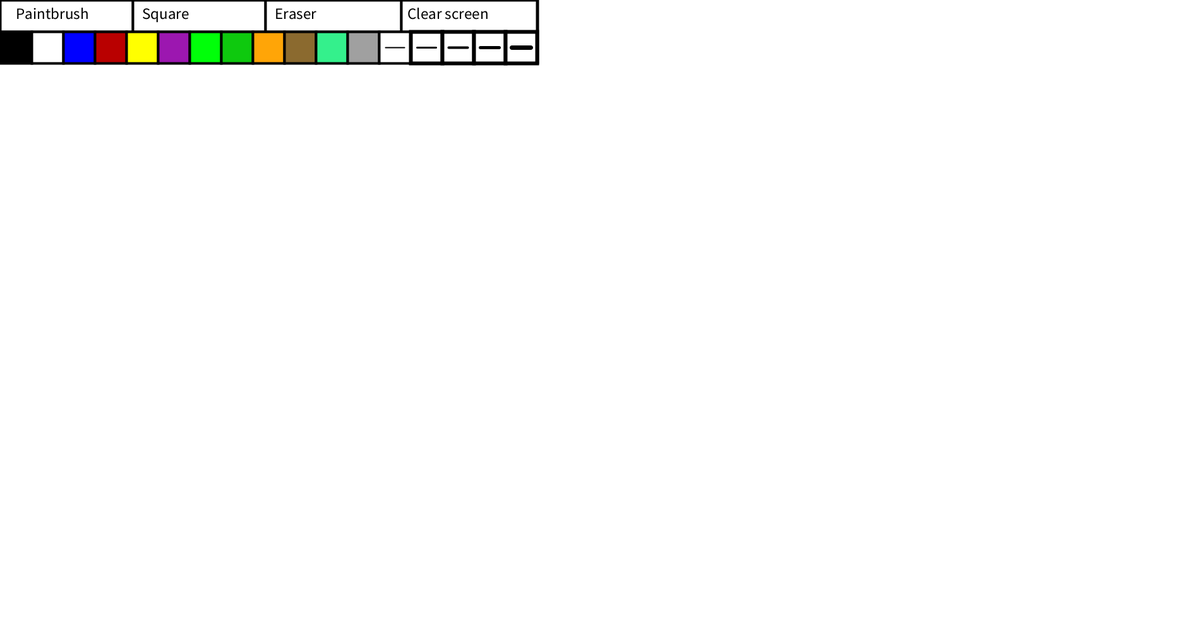
Frame 1 (no input)
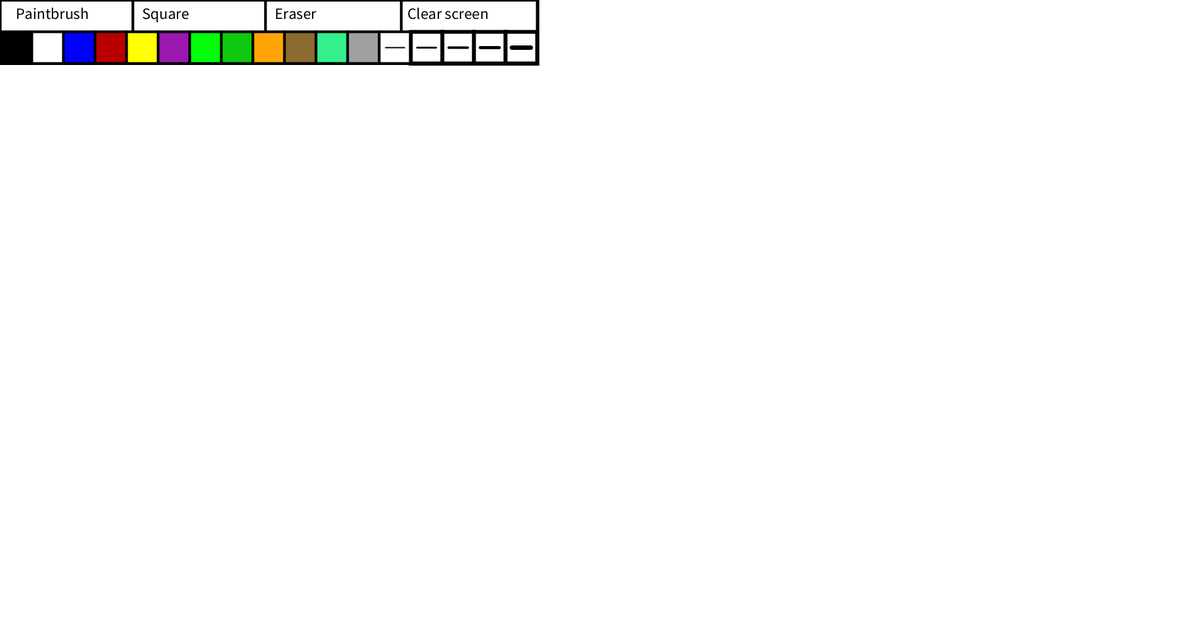
Frame 60 (the mouse pressed at the canvas centre just before this capture)
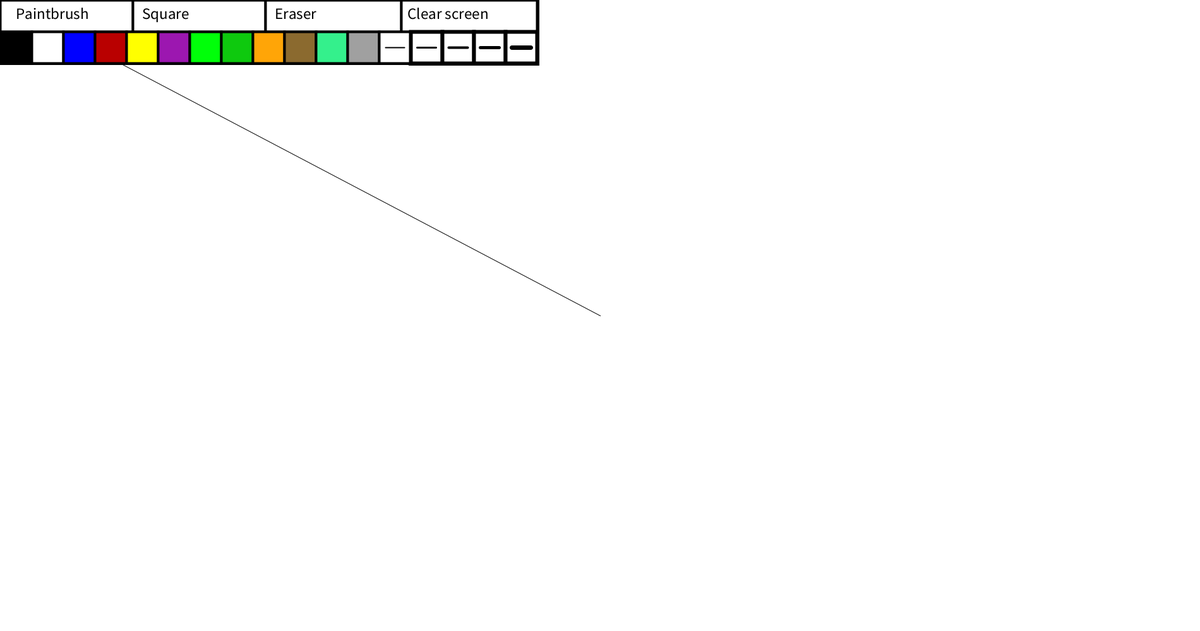
Frame 120 (the mouse held since frame 60 and released just before this capture)

The Processing sketch that drew these frames (run headless with seeded random() and noise(); from frame 60 on, the mouse is pressed at the canvas centre):

// Processing sketch: Processing_sketch
// ── Processing_sketch.pde



   color BLACK = color(0);//creating variable for black
   color WHITE = color(255);//variable for white
   color BLUE = color(0,0,255);//variable for blue
   color RED = color(185,0,0);//variable for red
   color YELLOW = color(255,255,0);//variable for yellow
   color PURPLE = color(156,23,176);
   color LIME = color(0,255,9);
   color GREEN = color(14,201,14);
   color ORANGE = color(255,165,7);
   color BROWN = color(139,106,47);
   color TURQUOISE = color(52,240,140);
   color GREY = color(160,160,160);
    
   int pnt_or_sq = 1;
   color color_select = color(0,0,0);


   Colors col;
   Paint paint;
   Square square;
   Eraser eraser;
   Clear_scr clear_scr;
   

   public void setup()
   {
       size(1900,1000);
       smooth();
       frameRate(30);
       background(255);
        
        col = new Colors();
        paint = new Paint();
        square = new Square();
        eraser = new Eraser();
        clear_scr = new Clear_scr();
       
        

    // initialize collection
   }
    


   public void draw()
   {
       //mouse_detect();
       //background(255);
       fill(0);
       stroke(0);
       strokeWeight(2);
       rect(0,0,852,100);//background of color picker

       col.draw_color_buttons();
       if(pnt_or_sq == 1)
       {
         paint.mouse_detect();
       }
        if(pnt_or_sq == 2)
       {
         square.mouse_detect();
       }
     if(pnt_or_sq == 3)
       {
         eraser.mouse_detect();
       }
       
        if(pnt_or_sq == 4)
       {
         clear_scr.clearr();
          
       }
        
   }




      
 void keyPressed()
 {
 if (key == 'p')
 {
      
   pnt_or_sq = 1;
 }
     if (key == 's')
 {
      
   pnt_or_sq = 2;
 }
  
     if (key == 'e')
 {
      
   pnt_or_sq = 3;
 }
  
  if (key == 'c')
 {
      
   pnt_or_sq = 4;
 }      

  
    
    
    
 }
  
  
 void mousePressed()
 {
 if(mouseX > 0 && mouseX <210 && mouseY >0 && mouseY <50)
 {
  pnt_or_sq =1; 
 }
 if(mouseX> 210 && mouseX <420 && mouseY >0 && mouseY<50)
 {
   pnt_or_sq = 2;
 }
 if(mouseX> 420 && mouseX <635 && mouseY >0 && mouseY<50)
 {
   pnt_or_sq = 3;
 }
  
  if(mouseX> 635 && mouseX <850 && mouseY >0 && mouseY<50)
 {
   pnt_or_sq = 4;
 }
    
 }//end mouse pressed
// ── Circle.pde
class Circle
{
   float x, y, x2, y2;
   color col;
   public Circle(float initPosX, float initPosY, color col) {
       this.x = initPosX;
       this.y = initPosY;
       this.col = col;
   }

   public void updateSize(float endx, float endy) {
       x2 = endx;
       y2 = endy;
   }

   public Circle copy() {
       Circle s = new Circle(x,y,col);
       s.updateSize(x2,y2);
       return s;
   }

   public void display() {
     pushMatrix();
     translate(x,y);
     fill(col);
     ellipse(0,0,x2-x,y2-y);
     popMatrix();    
   }
    
 
}
// ── Clear_scr.pde
class Clear_scr
{
   void clearr()
   {
    rect(0,0,1900,1000);
   }
   
  
   }
  
// ── Colors.pde
class Colors
{
   public void draw_color_buttons()
    {
  strokeWeight(4);
        stroke(0);
        //buttons
        fill(WHITE);
        rect(0,0,210,50);
        fill(BLACK);
        textSize(25);
        text("Paintbrush", 25,30);

        fill(WHITE);
        rect(210,0,210,50);
        fill(BLACK);
        textSize(25);
        text("Square", 225,30);
        
        fill(WHITE);
        rect(420,0,215,50);
        fill(BLACK);
        textSize(25);
        text("Eraser", 435,30);    
        
         fill(WHITE);
        rect(635,0,215,50);
        fill(BLACK);
        textSize(25);
        text("Clear screen", 645,30); 

        fill(BLACK);
        rect(0,50,50,50);
        fill(WHITE);
        rect(50,50,50,50);
        fill(BLUE);
        rect(100,50,50,50);
        fill(RED);
        rect(150,50,50,50);
        fill(YELLOW);
        rect(200,50,50,50);
        fill(PURPLE);
        rect(250,50,50,50);
        fill(LIME);
        rect(300,50,50,50);
        fill(GREEN);
        rect(350,50,50,50);
        fill(ORANGE);
        rect(400,50,50,50);
        fill(BROWN);
        rect(450,50,50,50);
        fill(TURQUOISE);
        rect(500,50,50,50);
        fill(GREY);
        rect(550,50,50,50);


        fill(WHITE);
        rect(600,50,50,50);
        stroke(BLACK);
        strokeWeight(2);
        line(610, 75,640, 75 );
        strokeWeight(6);

        fill(WHITE);
        rect(650,50,50,50);
        stroke(BLACK);
        strokeWeight(3);
        line(660, 75,690, 75 );
        strokeWeight(6);

        fill(WHITE);
        rect(700,50,50,50);
        stroke(BLACK);
        strokeWeight(4);
        line(710, 75,740, 75 );
        strokeWeight(6);

        fill(WHITE);
        rect(750,50,50,50);
        stroke(BLACK);
        strokeWeight(5);
        line(760, 75,790, 75 );
        strokeWeight(6);

        fill(WHITE);
        rect(800,50,50,50);
        stroke(BLACK);
        strokeWeight(7);
        line(810, 75,840, 75 );
    }

  
}
// ── Draw_sqr.pde

class Draw_sqr
{
    float x, y, x2, y2;
    //Square has 4 points and a colour
    //later passing mouse position and the colour to it
    color col;
    public Draw_sqr(float initPosX, float initPosY, color col)
    {
        this.x = initPosX;
        this.y = initPosY;
        this.col = col;
    }

    public void updateSize(float endx, float endy) 
    {
      //pass the current mouse position
      // allows the square to be resized
        x2 = endx;
        y2 = endy;
    }
    //once mouse released square shouldnt change in size
    //but still needs to be shown
    //so collection to save all the squares need to be created
    //a current square and one untill mouse is released

    public Draw_sqr copy() 
    {
        Draw_sqr s = new Draw_sqr(x,y,col);
        s.updateSize(x2,y2);
        return s;
    }

    public void display() 
    {
      //creates the square
      pushMatrix();
      translate(x,y);
      fill(255);
      stroke(col);
      rect(0,0,x2-x,y2-y);
      popMatrix();    
    }
}
// ── Eraser.pde
class Eraser
{
//creates eraser
//different thickness but only one color
//white
  float posX, posY;
  int thickness;
  //color color_select = color(0,0,0);
 
  
   public void mouse_detect()
   {

       if(mousePressed)
       {
                    if (mouseX > 600 && mouseX < 650) 
                    {
                        thickness = 10;
                    }
                    else if (mouseX > 650 && mouseX < 700)
                    
                    {
                        thickness = 20;
                    }
                    else if (mouseX > 700 && mouseX < 750) 
                    {
                        thickness = 30;
                    }
                    else if (mouseX > 750 && mouseX < 800)
                    {
                        thickness = 40;
                    }
                    else if (mouseX > 800 && mouseX < 850)
                    {
                        thickness = 50;
                    }
                    else if (mouseX > 850 && mouseX < 900) 
                    {
                        thickness = 60;
                    }
   
               stroke(255);
               strokeWeight(thickness);
               //strokeCap(PROJECT);
               line(posX, posY, mouseX, mouseY);

       }
       posX = mouseX;
       posY = mouseY;
   }

}

  
  
// ── Paint.pde
class Paint
{
   float posX, posY;
   int thickness = 1;
   color color_select = color(0,0,0);
 


 
   public void mouse_detect()
    {

        if(mousePressed)
        {



                if (mouseY > 50 && mouseY < 100)
                {
                    if (mouseX > 0 && mouseX < 50)
                    {
                        color_select = BLACK;
                        //thickness = 2;
                    } 
                    else if (mouseX > 50 && mouseX < 100) 
                    {
                        color_select = WHITE;
                        //thickness = 2;
                    }
                    else if (mouseX > 100 && mouseX < 150) 
                    {
                        color_select = BLUE;
                        //thickness = 2;
                    } 
                    else if (mouseX > 150 && mouseX < 200)
                    {
                        color_select = RED;
                        //thickness = 2;
                    } else if (mouseX > 200 && mouseX < 250) 
                    {
                        color_select = YELLOW;
                        //thickness = 2;
                    } 
                    else if (mouseX > 250 && mouseX < 300) {
                        color_select = PURPLE;
                        //thickness = 2;
                    } 
                    else if (mouseX > 300 && mouseX < 350)
                    {
                        color_select = LIME;
                        //thickness = 2;
                    }
                    else if (mouseX > 350 && mouseX < 400) 
                    {
                        color_select = GREEN;
                        //thickness = 2;
                    }
                    else if (mouseX > 400 && mouseX < 450) 
                    {
                        color_select = ORANGE;
                        //thickness = 2;
                    }
                    else if (mouseX > 450 && mouseX < 500)
                    {
                        color_select = BROWN;
                        //thickness = 2;
                    }
                    else if (mouseX > 500 && mouseX < 550)
                    {
                        color_select = TURQUOISE;
                        //thickness = 2;
                    }
                    else if (mouseX > 550 && mouseX < 600) 
                    {
                        color_select = GREY;
                        //thickness = 2;
                    }
                    else if (mouseX > 600 && mouseX < 650) 
                    {
                        thickness = 2;
                    }
                    else if (mouseX > 650 && mouseX < 700)
                    
                    {
                        thickness = 3;
                    }
                    else if (mouseX > 700 && mouseX < 750) 
                    {
                        thickness = 4;
                    }
                    else if (mouseX > 750 && mouseX < 800)
                    {
                        thickness = 5;
                    }
                    else if (mouseX > 800 && mouseX < 850)
                    {
                        thickness = 6;
                    }
                    else if (mouseX > 850 && mouseX < 900) 
                    {
                        thickness = 7;
                    }


                }
        

                stroke(color_select);
                strokeWeight(thickness);
                strokeCap(ROUND);
                line(posX, posY, mouseX, mouseY);

        }
        posX = mouseX;
        posY = mouseY;
    }

}
// ── Square.pde
class Square
{
   float posX, posY;
   int thickness = 1;
   color color_select = color(0,0,0);
 

 
    public void mouse_detect()
    {

        if(mousePressed)
        {



                if (mouseY > 50 && mouseY < 100)
                {
                    if (mouseX > 0 && mouseX < 50)
                    {
                        color_select = BLACK;
                        //thickness = 2;
                    } 
                    else if (mouseX > 50 && mouseX < 100) 
                    {
                        color_select = WHITE;
                        //thickness = 2;
                    }
                    else if (mouseX > 100 && mouseX < 150) 
                    {
                        color_select = BLUE;
                        //thickness = 2;
                    } 
                    else if (mouseX > 150 && mouseX < 200)
                    {
                        color_select = RED;
                        //thickness = 2;
                    } else if (mouseX > 200 && mouseX < 250) 
                    {
                        color_select = YELLOW;
                        //thickness = 2;
                    } 
                    else if (mouseX > 250 && mouseX < 300) {
                        color_select = PURPLE;
                        //thickness = 2;
                    } 
                    else if (mouseX > 300 && mouseX < 350)
                    {
                        color_select = LIME;
                        //thickness = 2;
                    }
                    else if (mouseX > 350 && mouseX < 400) 
                    {
                        color_select = GREEN;
                        //thickness = 2;
                    }
                    else if (mouseX > 400 && mouseX < 450) 
                    {
                        color_select = ORANGE;
                        //thickness = 2;
                    }
                    else if (mouseX > 450 && mouseX < 500)
                    {
                        color_select = BROWN;
                        //thickness = 2;
                    }
                    else if (mouseX > 500 && mouseX < 550)
                    {
                        color_select = TURQUOISE;
                        //thickness = 2;
                    }
                    else if (mouseX > 550 && mouseX < 600) 
                    {
                        color_select = GREY;
                        //thickness = 2;
                    }
                    else if (mouseX > 600 && mouseX < 650) 
                    {
                        thickness = 2;
                    }
                    else if (mouseX > 650 && mouseX < 700)
                    
                    {
                        thickness = 3;
                    }
                    else if (mouseX > 700 && mouseX < 750) 
                    {
                        thickness = 4;
                    }
                    else if (mouseX > 750 && mouseX < 800)
                    {
                        thickness = 5;
                    }
                    else if (mouseX > 800 && mouseX < 850)
                    {
                        thickness = 6;
                    }
                    else if (mouseX > 850 && mouseX < 900) 
                    {
                        thickness = 7;
                    }


                }
        

                stroke(color_select);
                fill(color_select);
                strokeWeight(thickness);
                strokeCap(PROJECT);
                line(posX, posY, mouseX, mouseY);
                 

        }
        posX = mouseX;
        posY = mouseY;
    }

}
